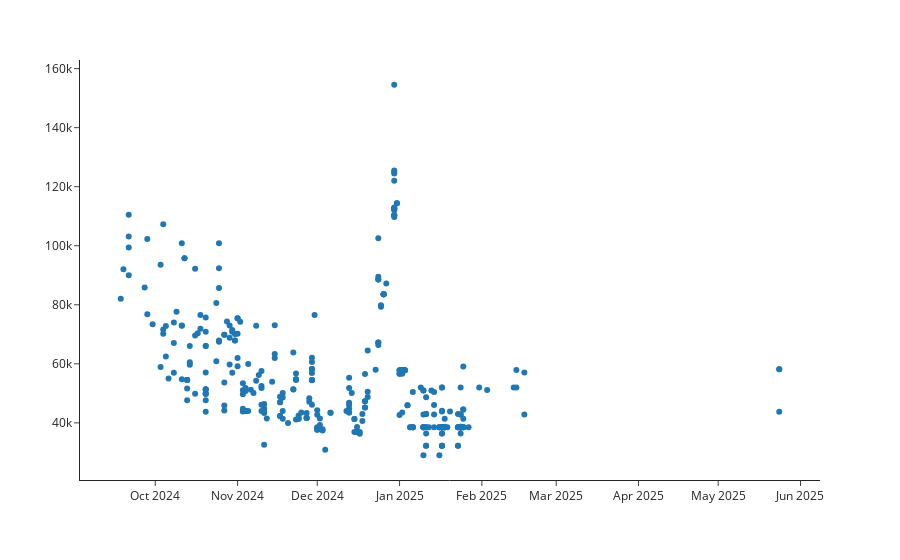

The notebook cell this image was saved under:
### Code cell
#Visualize the ROOMBB room's price
fig = px.scatter (search_room_EUR[search_room_EUR['picked_room'] == 'ROOMBB'],
              x='arrival',
              y='room_price_night',
              #barmode='group',
              template = 'simple_white')
fig.update_layout(xaxis_title=None, yaxis_title=None)
fig.show()

### Figure 1 — Plotly figure (JSON) as saved in the notebook; plotly's stock layout.template omitted (floating-point values rounded to 4 significant figures; data arrays with more than 128 entries replaced by an {"elided": "..."} marker saying what was removed)
{"data": [{"hovertemplate": "arrival=%{x}<br>room_price_night=%{y}<extra></extra>", "legendgroup": "", "marker": {"color": "#1F77B4", "symbol": "circle"}, "mode": "markers", "name": "", "orientation": "v", "showlegend": false, "type": "scatter", "x": {"elided": "358 str values"}, "xaxis": "x", "y": {"elided": "358 float values"}, "yaxis": "y"}], "layout": {"autosize": true, "legend": {"tracegroupgap": 0}, "margin": {"t": 60}, "xaxis": {"anchor": "y", "autorange": true, "domain": [0, 1], "range": ["2024-09-02 20:30:57.8801", "2025-06-08 03:29:02.1199"], "title": {}, "type": "date"}, "yaxis": {"anchor": "x", "autorange": true, "domain": [0, 1], "range": [19310.0, 164200.0], "title": {}, "type": "linear"}}}
